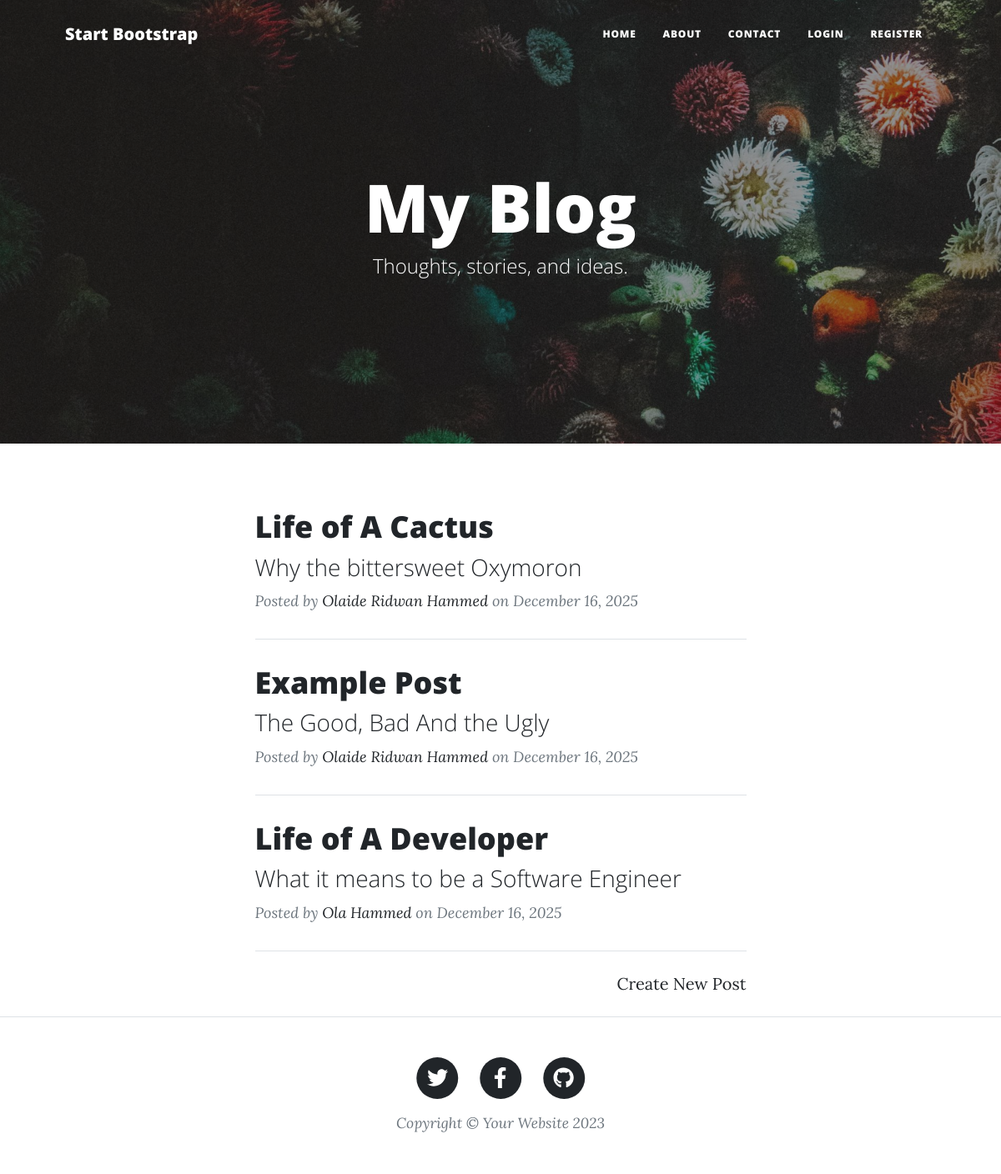
Before: / with the older database file.
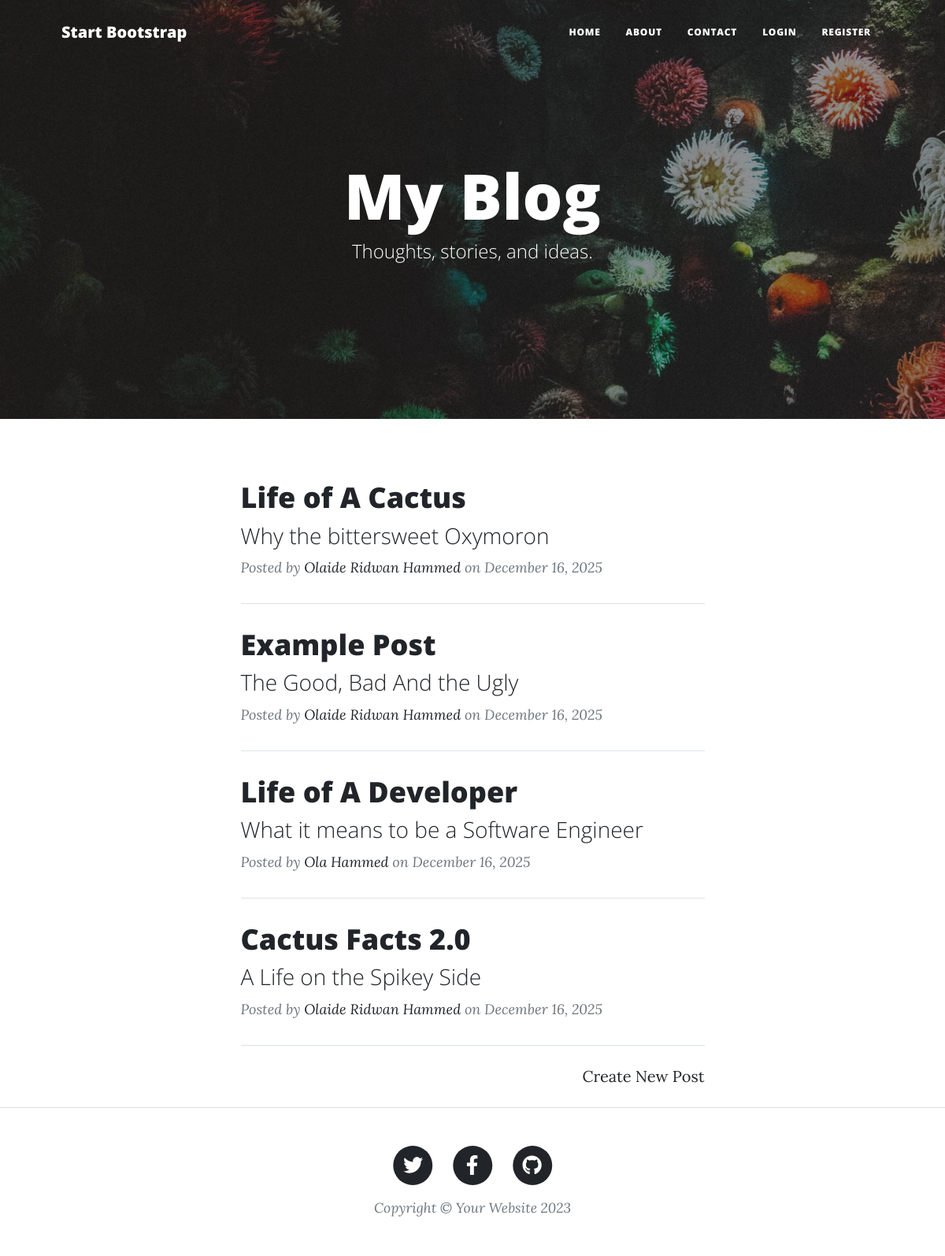
After: the same page with the newer database file.
### main.py (models this page shows)
class BlogPost(db.Model):
    __tablename__ = "blog_post"
    id = db.Column(db.Integer, primary_key=True)
    title = db.Column(db.String(250), unique=True, nullable=False)
    subtitle = db.Column(db.String(250), nullable=False)
    date = db.Column(db.String(250), nullable=False)
    body = db.Column(db.Text, nullable=False)
    img_url = db.Column(db.String(250), nullable=False)
    author_id = db.Column(db.Integer, db.ForeignKey("user.id"))
    author = db.relationship("User", backref="posts")

class User(UserMixin, db.Model):
    id = db.Column(Integer, primary_key=True)
    email = db.Column(String(100), unique=True, nullable=False)
    password = db.Column(String(200), nullable=False)
    name = db.Column(String(100), nullable=False)
    is_admin = db.Column(Boolean, default=False)

### main.py (the view)
@app.route("/")
def home():
    posts = BlogPost.query.all()
    return render_template("index.html", all_posts=posts)

### templates/index.html (shortened to what this page needs)
{% include "header.html" %}
<header
  class="masthead"
  style="background-image: url('{{ url_for('static', filename='assets/img/home-bg.jpg') }}')"
>
  <div class="container position-relative px-4 px-lg-5">
    <div class="row gx-4 gx-lg-5 justify-content-center">
      <div class="col-md-10 col-lg-8 col-xl-7">
        <div class="site-heading">
          <h1>My Blog</h1>
          <span class="subheading">Thoughts, stories, and ideas.</span>
        </div>
      </div>
    </div>
  </div>
</header>
<div class="container px-4 px-lg-5">
  <div class="row gx-4 gx-lg-5 justify-content-center">
    <div class="col-md-10 col-lg-8 col-xl-7">
      {% for post in all_posts %}
      <div class="post-preview">
        <a href="{{ url_for('show_post', post_id=post.id) }}">
          <h2 class="post-title">{{ post.title }}</h2>
          <h3 class="post-subtitle">{{ post.subtitle }}</h3>
        </a>
        <p class="post-meta">
          Posted by <a href="#">{{ post.author.name }}</a>
          on {{ post.date }}
        </p>
      </div>
      <hr class="my-4" />
      {% endfor %}
      <div class="d-flex justify-content-end mb-4">
          Create New Post
      </div>
    </div>
  </div>
</div>
{% include "footer.html" %}

### templates/header.html (shortened to what this page needs)
<!DOCTYPE html>
<html lang="en">
  <head>
    {% block styles %}
    {{ bootstrap.load_css() }}
    <link
      href="{{ url_for('static', filename='css/styles.css') }}"
      rel="stylesheet"
    />
    {% endblock %}
  </head>
  <body>
<nav class="navbar navbar-expand-lg navbar-light" id="mainNav">
  <div class="container px-4 px-lg-5">
    <a class="navbar-brand" href="{{ url_for('home') }}">Start Bootstrap</a>
    <div class="collapse navbar-collapse" id="navbarResponsive">
      <ul class="navbar-nav ms-auto py-4 py-lg-0">
        <li class="nav-item">
          <a class="nav-link px-lg-3 py-3 py-lg-4" href="{{ url_for('home') }}">Home</a>
        </li>
        <li class="nav-item">
          <a class="nav-link px-lg-3 py-3 py-lg-4" href="{{ url_for('about') }}">About</a>
        </li>
        <li class="nav-item">
          <a class="nav-link px-lg-3 py-3 py-lg-4" href="{{ url_for('contact') }}">Contact</a>
        </li>
        {% if current_user.is_authenticated %}
        <li class="nav-item">
          <a class="nav-link px-lg-3 py-3 py-lg-4" href="{{ url_for('logout') }}">Logout</a>
        </li>
        {% else %}
        <li class="nav-item">
          <a class="nav-link px-lg-3 py-3 py-lg-4" href="{{ url_for('login') }}">Login</a>
        </li>
        <li class="nav-item">
          <a class="nav-link px-lg-3 py-3 py-lg-4" href="{{ url_for('register') }}">Register</a>
        </li>
        {% endif %}
      </ul>
    </div>
  </div>
</nav>

### templates/footer.html (shortened to what this page needs)
        <footer class="border-top">
          <div class="container px-4 px-lg-5">
              <div class="row gx-4 gx-lg-5 justify-content-center">
                  <div class="col-md-10 col-lg-8 col-xl-7">
                      <ul class="list-inline text-center">
                          <li class="list-inline-item">
                              <a href="#!">
                                  <span class="fa-stack fa-lg">
                                      <i class="fas fa-circle fa-stack-2x"></i>
                                      <i class="fab fa-twitter fa-stack-1x fa-inverse"></i>
                                  </span>
                              </a>
                          </li>
                          <li class="list-inline-item">
                              <a href="#!">
                                  <span class="fa-stack fa-lg">
                                      <i class="fas fa-circle fa-stack-2x"></i>
                                      <i class="fab fa-facebook-f fa-stack-1x fa-inverse"></i>
                                  </span>
                              </a>
                          </li>
                          <li class="list-inline-item">
                              <a href="#!">
                                  <span class="fa-stack fa-lg">
                                      <i class="fas fa-circle fa-stack-2x"></i>
                                      <i class="fab fa-github fa-stack-1x fa-inverse"></i>
                                  </span>
                              </a>
                          </li>
                      </ul>
                      <div class="small text-center text-muted fst-italic">Copyright &copy; Your Website 2023</div>
                  </div>
              </div>
          </div>
      </footer>
  </body>
</html>

Changed rows visible on the page:
added BlogPost: title "Cactus Facts 2.0", subtitle "A Life on the Spikey Side", author.name "Olaide Ridwan Hammed", date "December 16, 2025"
